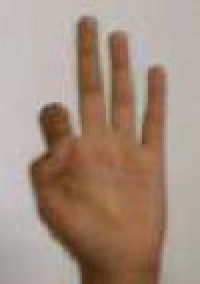
#> input picture image_test0.jpg, 100 x 142 px (shown 2 times larger); its folder holds only this picture in this run
$ python final_project.py
#> lines starting #> are read from the running program, lines starting #| are printed output that depends on the picture; after the words box and inside, x2 and y2 are one past the last pixel; in counts of white or black regions, pixels touching at a corner belong together
import cv2
import numpy as np
from sklearn.cluster import KMeans
from scipy.spatial import distance
from matplotlib import pyplot as plt
import sys


def resize_image(image):
    size_max = 100.0
    height, width = image.shape[:2]
    if height > width:
        ratio = height / size_max
        dim = (int(width / ratio), int(size_max))
    else:
        ratio = width / size_max
        dim = (int(size_max), int(height / ratio))

    resized = cv2.resize(image, dim, interpolation = cv2.INTER_AREA)
    return resized

def open_image(image):
    img = cv2.imread(image)
    return resize_image(img)


def segment_hand2(img):

    ret, bw_img = cv2.threshold(img, 140, 255, cv2.THRESH_BINARY)

    return bw_img


def boundary_contours(img):
    rows, cols = img.shape
    left, right, top, bottom = cols-1, 0, rows-1, 0

    # scan top to bottom, left to right
    for row in range(rows):
        for col in range(cols):
            if img[row, col] == 255:
                left = min(left, col)
                right = max(right, col)
                top = min(top, row)
                break

    # scan top to bottom, right to left
    for row in range(rows):
        for col in range(cols-1, -1, -1):
            if img[row, col] == 255:
                right = max(right, col)
                left = min(left, col)
                top = min(top, row)
                break

    # scan bottom to top
    for row in range(rows-1, -1, -1):
        for col in range(cols):
            if img[row, col] == 255:
                bottom = max(bottom, row)
                break

    return [left, top, right, bottom]

def orientation_detection(bbox, binary_image):
    height, width = binary_image.shape
    length, width_ = bbox[3]-bbox[1], bbox[2]-bbox[0]
    ratio = length/width_
    orientation = None

    # Check orientation based on the length-to-width ratio of the bounding box
    if ratio > 1.15:
        orientation = "vertical"
    else:
        orientation = "horizontal"

    # Check orientation based on the boundary tracing of the hand in binary image
    x_boundary = [i for i in range(width_) if binary_image[bbox[1]:bbox[3], bbox[0]+i].any()]
    y_boundary = [i for i in range(length) if binary_image[bbox[1]+i, bbox[0]:bbox[2]].any()]
    if x_boundary == [0] and max(y_boundary) == height-1:
        if orientation == "vertical":
            return orientation
        else:
            return "horizontal"
    elif max(x_boundary) == width-1 and y_boundary == [0]:
        if orientation == "horizontal":
            return orientation
        else:
            return "vertical"
    else:
        return orientation

def calculate_centroid(binary_image, bbox):
    M = cv2.moments(binary_image[bbox[1]:bbox[3], bbox[0]:bbox[2]])
    if M["m00"] == 0:
        return None
    x = int(M["m10"]/M["m00"]) + bbox[0]
    y = int(M["m01"]/M["m00"]) + bbox[1]
    return (x, y)


def draw_circle(image, center, radius = 3, color=(0, 0, 255), thickness=1):
    image = cv2.circle(image, center, radius, color, thickness)
    return image

def draw_rectangle(image, bbox, color = (0,0,255)): #BBox in this order: left top right bottom
    return cv2.rectangle(image, (bbox[0], bbox[1]), (bbox[2], bbox[3]), color, 2)


def detect_thumb(binary_img, bbox, orientation):
    x1, y1, x2, y2 = bbox
    pixel_width = 12 #Width of each green and blue rectangles
    if orientation == "vertical":
        # Crop the bounding box into two regions
        left_box = binary_img[y1:y2, x1:x1 + pixel_width]
        right_box = binary_img[y1:y2, x2 - pixel_width:x2]
        total_white_pixels = np.sum(binary_img == 255)
        left_box_white_pixels = np.sum(left_box == 255)
        right_box_white_pixels = np.sum(right_box == 255)


        left_box_ratio = left_box_white_pixels / total_white_pixels
        right_box_ratio = right_box_white_pixels / total_white_pixels
        # print(left_box_ratio)
        # print(right_box_ratio)
        thumb_detected = False
        if left_box_ratio < 0.07:
            return "left"
        elif right_box_ratio < 0.07:
            return "right"
        else:
            return "no thumb"
    elif orientation == "horizontal":
        # Crop the bounding box into two regions
        top_box = binary_img[y1:y1 + 30, x1:x2]
        bottom_box = binary_img[y2 - 30:y2, x1:x2]
        total_white_pixels = np.sum(binary_img == 255)
        top_box_white_pixels = np.sum(top_box == 255)
        bottom_box_white_pixels = np.sum(bottom_box == 255)
        top_box_ratio = top_box_white_pixels / total_white_pixels
        bottom_box_ratio = bottom_box_white_pixels / total_white_pixels
        thumb_detected = False
        if top_box_ratio < 0.07:
            return "top"
        elif bottom_box_ratio < 0.07:
            return "bottom"
        else:
            return "no thumb"


def highest_white_pixel(binary_image):
    result = []
    for col in range(binary_image.shape[1]):
        highest_row = binary_image.shape[0]
        for row in range(binary_image.shape[0]):
            if binary_image[row][col] != 0 and row < highest_row:
                highest_row = row
        result.append(highest_row)
    return result


def rightmost_white_pixel(binary_image):
    result = []
    for row in range(binary_image.shape[0]):
        rightmost_col = 0
        for col in range(binary_image.shape[1]):
            if binary_image[row][col] != 0:
                rightmost_col = col
        result.append(rightmost_col)
    return result


def get_peaks(binary_img, orientation):
    # Trace the boundary matrices of the hand
    y_coordinates = highest_white_pixel(binary_img)
    x_coordinates = rightmost_white_pixel(binary_img)
    # Initialize peaks array
    peaks = []

    # Check orientation and trace coordinates accordingly
    if orientation == "vertical":
        start = False
        for i in range(1, len(y_coordinates)):
            if y_coordinates[i] < y_coordinates[i-1] and not start:
                start = True
            elif y_coordinates[i] > y_coordinates[i-1] and start:
                peaks.append((i,y_coordinates[i]))
                start = False
    elif orientation == "horizontal":
        start = False
        for i in range(1, len(x_coordinates)):
            if x_coordinates[i] > x_coordinates[i-1] and not start:
                start = True
            elif x_coordinates[i] < x_coordinates[i-1] and start:
                peaks.append((x_coordinates[i], i))
                start = False
    else:
        raise ValueError("Invalid orientation value. Use 'vertical' or 'horizontal'.")

    return peaks


def euclidean_distance_to_centroid(peaks, centroid):
    distances = []
    for peak in peaks:
        x1, y1 = peak
        x2, y2 = centroid
        distance = np.sqrt((x1 - x2) ** 2 + (y1 - y2) ** 2)
        distances.append(distance)
    return distances

def find_significant_peaks(peaks, centroid):
    distances = euclidean_distance_to_centroid(peaks, centroid)
    max_distance = max(distances)
    threshold = max_distance * 0.69
    significant_peaks = [peak for peak, distance in zip(peaks, distances) if distance >= threshold]
    return significant_peaks


def print_circles(img, list, orientation, bbox):
    x1, y1, x2, y2 = bbox
    if orientation == 'vertical':
        for i in range (x1, x2+1):
            img = draw_circle(img, (i, list[i]))
    elif orientation == 'horizontal':
        for i in range (y1, y2+1):
            img = draw_circle(img, (list[i], i))
    return img

def draw_boundary_points(img, binary_ig, orientation, bbox):
    if orientation == 'vertical':
        list = highest_white_pixel(binary_ig)
    elif orientation == 'horizontal':
        list = rightmost_white_pixel(binary_ig)
    return print_circles(img, list, orientation, bbox)

def draw_peak_points(img, list):
    for i in list:
        img = cv2.circle(img, i, 3, (0,0,255), 1)
    return img

def draw_significant_peak_points(img, list, list2, centroid):
    for i in list2:
        if i in list: #If is a significant point, draw a green circle
            img = cv2.circle(img, i, 3, (0,255,0), 1)
        else: #Draw a red circle
            img = cv2.circle(img, i, 3, (0,0,255), 1)
    img = cv2.circle(img, centroid, 3, (255,0,0), 1)
    return img

def draw_green_blue_rectangles(img, orientation, bbox):
    pixel_width = 12
    x1, y1, x2, y2 = bbox
    if orientation == 'vertical':
        img = draw_rectangle(img, [x1, y1, x1+pixel_width, y2], (0,255,0)) #Drawing the green box in the left
        img = draw_rectangle(img, [x2-pixel_width, y1, x2, y2], (255,0,0)) #Drawing the blue box in the right
    elif orientation == 'horizontal':
        img = draw_rectangle(img, [x1, y1, x2, y1+pixel_width], (0,255,0)) #Drawing the green box in the top
        img = draw_rectangle(img, [x1, y2 - pixel_width, x2, y2], (255,0,0)) #Drawing the blue box in the bottom

    return img

def define_fingers_raised(orientation, thumb_detection, list_peaks, list_s_peaks):
    len_peaks = len(list_peaks)
    len_s_peaks =  len(list_s_peaks)
    string = 'Orientation is: '+ orientation + '\nThumb position: '+  thumb_detection + '\n'
    if orientation == 'vertical' or orientation == 'horizontal':
        if thumb_detection == 'no thumb':
            for i in range(len_peaks):
                if list_peaks[i] in list_s_peaks and i == 0:
                    string += 'Index Finger is raised\n'
                elif list_peaks[i] in list_s_peaks and i == 1:
                    string += 'Middle Finger is raised\n'
                elif list_peaks[i] in list_s_peaks and i == 2:
                    string +='Ring Finger is raised\n'
                elif list_peaks[i] in list_s_peaks and i == 3:
                    string += 'Pinkie is raised\n'
        elif thumb_detection == 'right':
            for i in range(len_peaks):
                if list_peaks[i] in list_s_peaks and i == 3:
                    string += 'Index Finger is raised\n'
                elif list_peaks[i] in list_s_peaks and i == 2:
                    string += 'Middle Finger is raised\n'
                elif list_peaks[i] in list_s_peaks and i == 1:
                    string +='Ring Finger is raised\n'
                elif list_peaks[i] in list_s_peaks and i == 0:
                    string += 'Pinkie is raised\n'
        elif thumb_detection == 'left':
            for i in range(len_peaks):
                if list_peaks[i] in list_s_peaks and i == 1:
                    string += 'Index Finger is raised\n'
                elif list_peaks[i] in list_s_peaks and i == 2:
                    string += 'Middle Finger is raised\n'
                elif list_peaks[i] in list_s_peaks and i == 3:
                    string +='Ring Finger is raised\n'
                elif list_peaks[i] in list_s_peaks and i == 4:
                    string += 'Pinkie is raised\n'
    return string


def classify_hand_image(image):
#> called with image = 'image_test0.jpg'
    original_img = cv2.imread(image) # Reading original image
#> original_img is the input picture: shape (142, 100, 3); mean B, G, R 127, 142.4, 164.7
    original_img = open_image(image)

    gray_img = cv2.cvtColor(original_img, cv2.COLOR_BGR2GRAY) # Converting the original image to grayscale
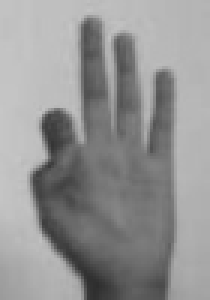
#> gray_img: shape (100, 70) (shown 3 times larger); min 45, max 198, mean 147.2


    binary_img = 255 - segment_hand2(gray_img) # Converting the image to binary then inverting it to make the hand white
#> in segment_hand2, `ret, bw_img = cv2.threshold(img, 140, 255, cv2.THRESH_BINARY)`:
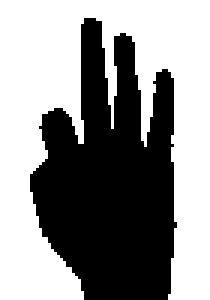
#> bw_img: shape (100, 70) (shown 3 times larger); 56.4% white; 1 black region, box (x1, y1, x2, y2) and area: (10, 6, 59, 100) 3055
    # binary_img = 255 - segment_hand3(original_img) # Converting the image to binary then inverting it to make the hand white

    bbox = boundary_contours(binary_img) # Calculating the boundary box that contains the hand
#> bbox = [10, 6, 58, 99]
    image_with_bbox = cv2.imread(image)
    image_with_bbox = open_image(image)
    image_with_bbox = draw_rectangle(image_with_bbox, bbox) # Drawing the rectangle in the original image

    orientation = orientation_detection(bbox, binary_img) #Returns the orientation of the hand (Vertical or Horizontal)
#> in orientation_detection, `length, width_ = bbox[3]-bbox[1], bbox[2]-bbox[0]`: length = 93; width_ = 48
#> in orientation_detection, `ratio = length/width_`: ratio = 1.94
#> in orientation_detection, `x_boundary = [i for i in range(width_) if binary_image[bbox[1]:bbox[3]..`: x_boundary = 48 values from 0 to 47
#> in orientation_detection, `y_boundary = [i for i in range(length) if binary_image[bbox[1]+i, bbox..`: y_boundary = 93 values from 0 to 92
#> orientation = 'vertical'

    centroid = calculate_centroid(binary_img, bbox)
#> in calculate_centroid, `M = cv2.moments(binary_image[bbox[1]:bbox[3], bbox[0]:bbox[2]])`: M = moments, m00 771375, centre m10/m00, m01/m00 = (26.41, 53.33)
#> in calculate_centroid, `x = int(M["m10"]/M["m00"]) + bbox[0]`: x = 36
#> in calculate_centroid, `y = int(M["m01"]/M["m00"]) + bbox[1]`: y = 59
#> centroid = (36, 59)
    image_with_centroid = cv2.imread(image)
    image_with_centroid = open_image(image)
    image_with_centroid = draw_circle(image_with_centroid, centroid) #Drawing the centroid in the original image

    thumb_detection = detect_thumb(binary_img, bbox, orientation) #Detecting where is the thumb
#> in detect_thumb, `x1, y1, x2, y2 = bbox`: x1 = 10; y1 = 6; x2 = 58; y2 = 99
#> in detect_thumb, `total_white_pixels = np.sum(binary_img == 255)`: total_white_pixels = 3055
#> in detect_thumb, `left_box_white_pixels = np.sum(left_box == 255)`: left_box_white_pixels = 414
#> in detect_thumb, `right_box_white_pixels = np.sum(right_box == 255)`: right_box_white_pixels = 783
#> in detect_thumb, `left_box_ratio = left_box_white_pixels / total_white_pixels`: left_box_ratio = 0.136
#> in detect_thumb, `right_box_ratio = right_box_white_pixels / total_white_pixels`: right_box_ratio = 0.256
#> thumb_detection = 'no thumb'
    image_with_boxes = cv2.imread(image)
    image_with_boxes = open_image(image)
    image_with_boxes = draw_green_blue_rectangles(image_with_boxes, orientation, bbox)
#> in draw_green_blue_rectangles, `x1, y1, x2, y2 = bbox`: x1 = 10; y1 = 6; x2 = 58; y2 = 99
#> call 3 of draw_rectangle, with color = (255, 0, 0)
#> in draw_rectangle (call 3), `return cv2.rectangle(image, (bbox[0], bbox[1]), (bbox[2], bbox[3]), co..`:
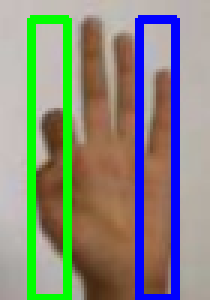
#> returned value: shape (100, 70, 3) (shown 3 times larger); mean B, G, R 125.8, 138.7, 135

    image_with_boundary_points = cv2.imread(image)
    image_with_boundary_points = open_image(image)
    image_with_boundary_points = draw_boundary_points(image_with_boundary_points, binary_img, orientation, bbox) # Drawing original image with points
#> in draw_boundary_points, `list = highest_white_pixel(binary_ig)`: list = 70 values, max 100 at index 0, min 6 at index 28, mean 50.7
#> in print_circles, `x1, y1, x2, y2 = bbox`: x1 = 10; y1 = 6; x2 = 58; y2 = 99
#> after the loop in print_circles, `for i in range (x1, x2+1):`:
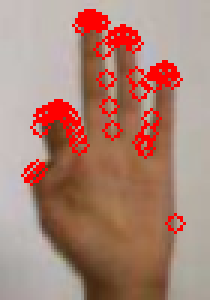
#> img: shape (100, 70, 3) (shown 3 times larger); mean B, G, R 117.5, 131.6, 172.3

    list_of_peaks = get_peaks(binary_img, orientation)
#> in get_peaks, `y_coordinates = highest_white_pixel(binary_img)`: y_coordinates has the same summary as list in draw_boundary_points
#> in get_peaks, `x_coordinates = rightmost_white_pixel(binary_img)`: x_coordinates = 100 values, max 58 at index 74, min 0 at index 0, mean 50.49
#> the loop in get_peaks, `for i in range(1, len(y_coordinates)):` made 69 passes
#> start on passes 10, 21, 27, 32, 38, 42, 49, 56: True, False, True, False, True, False, True, False
#> after the loop in get_peaks, `for i in range(1, len(y_coordinates)):`: peaks = [(21, 37), (32, 7), (42, 12), (56, 24)]; start = False
#> list_of_peaks = [(21, 37), (32, 7), (42, 12), (56, 24)]
    image_with_peaks = cv2.imread(image)
    image_with_peaks = open_image(image)
    image_with_peaks = draw_peak_points(image_with_peaks, list_of_peaks)
#> the loop in draw_peak_points, `for i in list:` made 4 passes
#> after the loop in draw_peak_points, `for i in list:`:
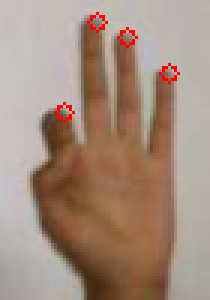
#> img: shape (100, 70, 3) (shown 3 times larger); mean B, G, R 125.8, 141.1, 165.5

    if list_of_peaks:
        significant_peaks = find_significant_peaks(list_of_peaks, centroid)
#> the loop in euclidean_distance_to_centroid, `for peak in peaks:` made 4 passes
#> (x1, y1, distance) on passes 1 to 4: (21, 37, 26.63), (32, 7, 52.15), (42, 12, 47.38), (56, 24, 40.31)
#> after the loop in euclidean_distance_to_centroid, `for peak in peaks:`: distances = [26.63, 52.15, 47.38, 40.31]
#> in find_significant_peaks, `max_distance = max(distances)`: max_distance = 52.15
#> in find_significant_peaks, `threshold = max_distance * 0.69`: threshold = 35.99
#> in find_significant_peaks, `significant_peaks = [peak for peak, distance in zip(peaks, distances) ..`: significant_peaks = [(32, 7), (42, 12), (56, 24)]
#> significant_peaks = [(32, 7), (42, 12), (56, 24)]
        image_with_significant_peaks = cv2.imread(image)
        image_with_significant_peaks = open_image(image)
        image_with_significant_peaks = draw_significant_peak_points(image_with_significant_peaks, significant_peaks, list_of_peaks, centroid)
#> the loop in draw_significant_peak_points, `for i in list2:` made 4 passes
#> after the loop in draw_significant_peak_points, `for i in list2:`:
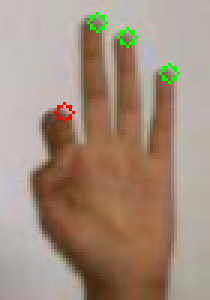
#> img: shape (100, 70, 3) (shown 3 times larger); mean B, G, R 125.8, 142.8, 163.8
#> in draw_significant_peak_points, `img = cv2.circle(img, centroid, 3, (255,0,0), 1)`:
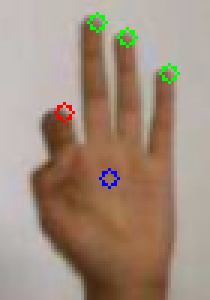
#> img: shape (100, 70, 3) (shown 3 times larger); 0.23% of pixels changed, all inside (x1, y1, x2, y2) = (33, 56, 40, 63)

    string = define_fingers_raised(orientation, thumb_detection, list_of_peaks, significant_peaks)
#> in define_fingers_raised, `len_peaks = len(list_peaks)`: len_peaks = 4
#> in define_fingers_raised, `len_s_peaks =  len(list_s_peaks)`: len_s_peaks = 3

    # [45 lines of commented-out code are left out]

    original_img = cv2.cvtColor(original_img, cv2.COLOR_BGR2RGB)
#> original_img: shape (100, 70, 3)
    binary_img = cv2.cvtColor(binary_img, cv2.COLOR_BGR2RGB)
    image_with_significant_peaks = cv2.cvtColor(image_with_significant_peaks, cv2.COLOR_BGR2RGB)


    rows= 2
    columns =2
    fig = plt.figure(figsize=(10,7))
    plt.text(0.5, 1, image, ha='center', va='center', fontsize=20)
    plt.axis('off')
        # Adds a subplot at the 1st position
    fig.add_subplot(rows, columns, 1)

    # showing image
    plt.imshow(original_img)
    plt.axis('off')
    plt.title("Original Image")

    # Adds a subplot at the 2nd position
    fig.add_subplot(rows, columns, 2)

    # showing image
    plt.imshow(binary_img)
    plt.axis('off')
    plt.title("Binary")

    # Adds a subplot at the 3rd position
    fig.add_subplot(rows, columns, 3)


    # showing image
    plt.imshow(image_with_significant_peaks)
    plt.axis('off')
    plt.title("Image with significant peaks")

    # Adds a subplot at the 4th position
    fig.add_subplot(rows, columns, 4)

    # showing image
    plt.text(0.5, 0.5, string, ha='center', va='center', fontsize=20)
    plt.axis('off')
    plt.title("Results")
    plt.show()


for i in range (0,9):
#> (the run stopped early here; a loop or call above may not have finished)
